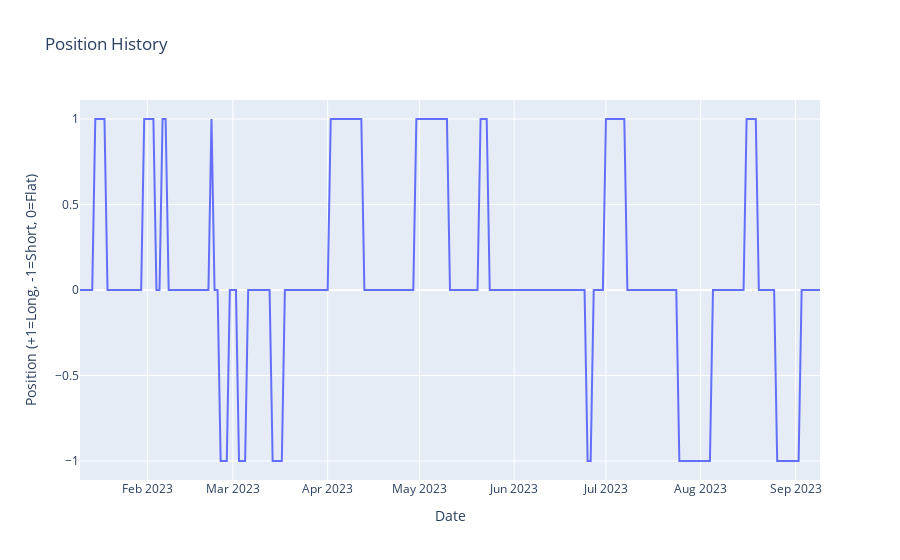

The code cell stored with this chart in its notebook:
### Markdown cell above
## 9. Visualize Results

Create interactive plots for equity curve and drawdown analysis.

**Note:** Visualizations only generated if backtest was executed.

### Code cell
if backtest_result is not None:
    import plotly.express as px

    # Plot positions over time (simple line chart)
    fig_positions = px.line(
        backtest_result.positions,
        y="position",
        title="Position History",
        labels={"position": "Position (+1=Long, -1=Short, 0=Flat)", "date": "Date"},
    )
    fig_positions.show()

    print("Position visualization complete")
else:
    print("\n⚠️  Position visualization skipped (no backtest results)")

### Figure 1 — Plotly figure (JSON) as saved in the notebook; plotly's stock layout.template omitted (floating-point values rounded to 4 significant figures; data arrays with more than 128 entries replaced by an {"elided": "..."} marker saying what was removed)
{"data": [{"hovertemplate": "Date=%{x}<br>Position (+1=Long, -1=Short, 0=Flat)=%{y}<extra></extra>", "legendgroup": "", "line": {"color": "#636efa", "dash": "solid"}, "marker": {"symbol": "circle"}, "mode": "lines", "name": "", "orientation": "v", "showlegend": false, "type": "scatter", "x": {"elided": "243 str values"}, "xaxis": "x", "y": {"elided": "243 int values"}, "yaxis": "y"}], "layout": {"legend": {"tracegroupgap": 0}, "title": {"text": "Position History"}, "xaxis": {"anchor": "y", "domain": [0, 1], "title": {"text": "Date"}}, "yaxis": {"anchor": "x", "domain": [0, 1], "title": {"text": "Position (+1=Long, -1=Short, 0=Flat)"}}}}
